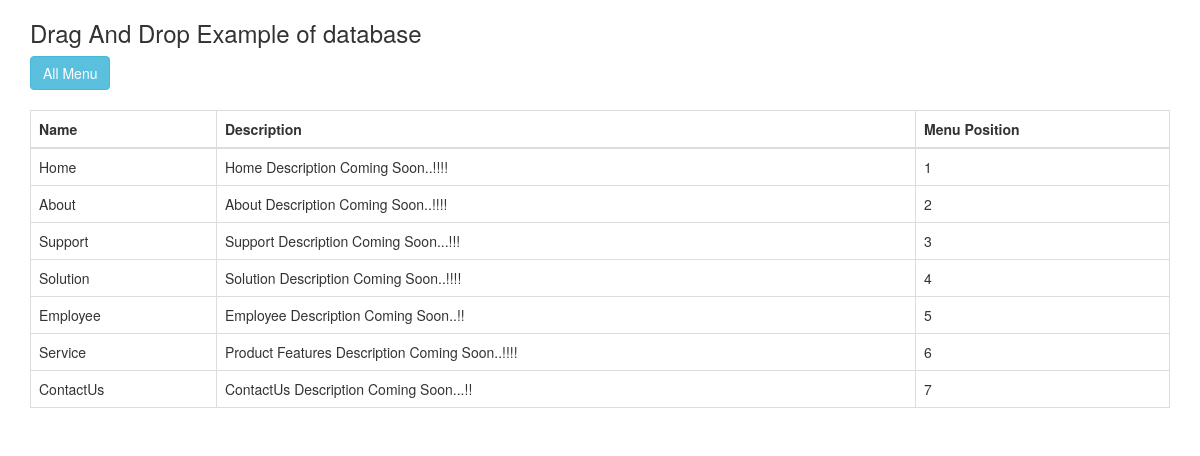
The page / on the database its author committed.
### tables this page shows
CREATE TABLE IF NOT EXISTS `sorting_items` (
  `id` int(10) NOT NULL,
  `title` varchar(120) NOT NULL,
  `description` text NOT NULL,
  `position_order` int(11) NOT NULL
);

### application/controllers/Welcome.php (called while the page is built, shortened)
<?php
class Welcome extends CI_Controller {
	 function __construct(){
	 	$this->load->model('Welcome_model');
	 }
	public function index()
	{
		$data['getAllmenu'] = $this->Welcome_model->getAllmenu();
		$this->load->view('welcome_message',$data);
	}
}

### index.php (called while the page is built, shortened)
<?php
require_once BASEPATH.'core/CodeIgniter.php';

### application/models/Welcome_model.php (called while the page is built, shortened)
<?php
class Welcome_model extends CI_Model {
	function getAllmenu(){
		$this->db->select('*');
		$this->db->order_by('position_order','ASC');
		$res = $this->db->get('sorting_items')->result_array();
		return $res;
	}
}

### application/views/welcome_message.php (the view, shortened to what this page needs)
<!doctype html>
<html lang="en">
<head>
  <link rel="stylesheet" href="https://maxcdn.bootstrapcdn.com/bootstrap/3.3.7/css/bootstrap.min.css">
  <link rel="stylesheet" href="//code.jquery.com/ui/1.12.1/themes/base/jquery-ui.css">
</head>
<body>
	<div class="container">
		<h3>Drag And Drop Example of database </h3>
    <a href="<?php echo base_url('Welcome/AllMenu');?>" target="_blank" class="btn btn-info">All Menu</a>
	<table class="table table-bordered table-hover" style="margin-top:20px;" id="myTable">
       	<thead>
       	   <tr>
                <th>Name</th>
                <th>Description</th>
                <th>Menu Position</th>
            </tr>
           </thead>
            <tbody class="row_position">
            	<?php
            	 foreach($getAllmenu as $row): ?>
            <tr id="<?php echo $row['id'];?>" style="">
                    <td><?php echo $row['title']; ?></td>
                    <td><?php echo $row['description'];?></td>
                    <td><?php echo $row['position_order'];?></td>
            </tr>
              	<?php
              	  endforeach; ?>
             </tbody>
        </table>
    </div>
</body>
</html>

### rows shown on the page
sorting_items: title "Home", description "Home Description Coming Soon..!!!!", position_order "1"
sorting_items: title "About", description "About Description Coming Soon..!!!!", position_order "2"
sorting_items: title "Support", description "Support Description Coming Soon...!!!", position_order "3"
sorting_items: title "Solution", description "Solution Description Coming Soon..!!!!", position_order "4"
sorting_items: title "Employee", description "Employee Description Coming Soon..!!", position_order "5"
sorting_items: title "Service", description "Product Features Description Coming Soon..!!!!", position_order "6"
sorting_items: title "ContactUs", description "ContactUs Description Coming Soon...!!", position_order "7"
